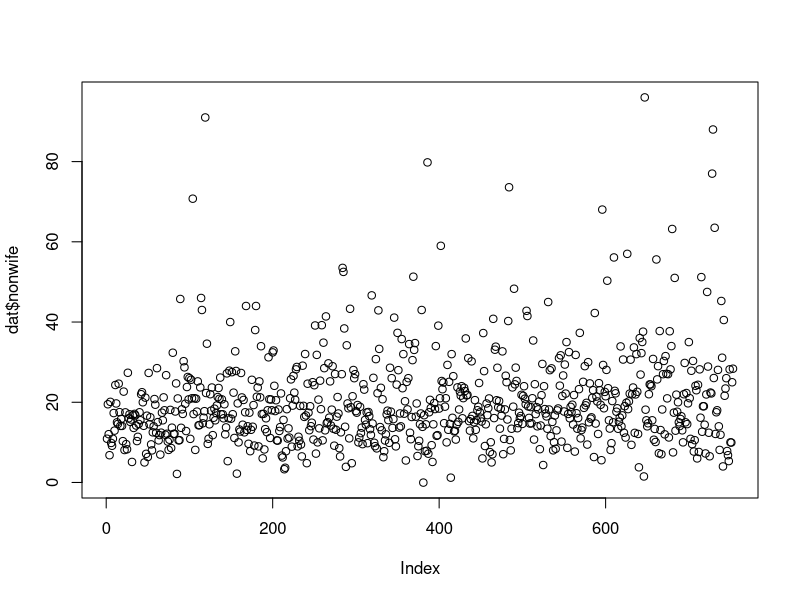
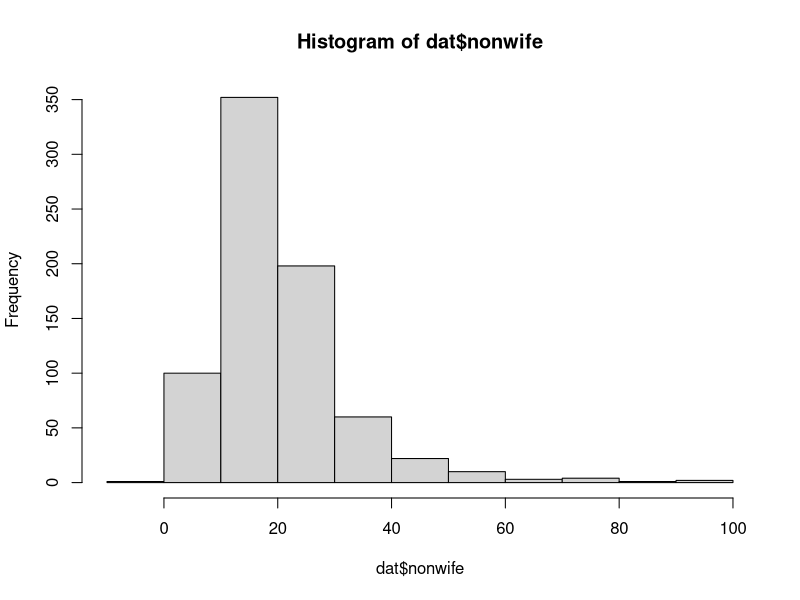
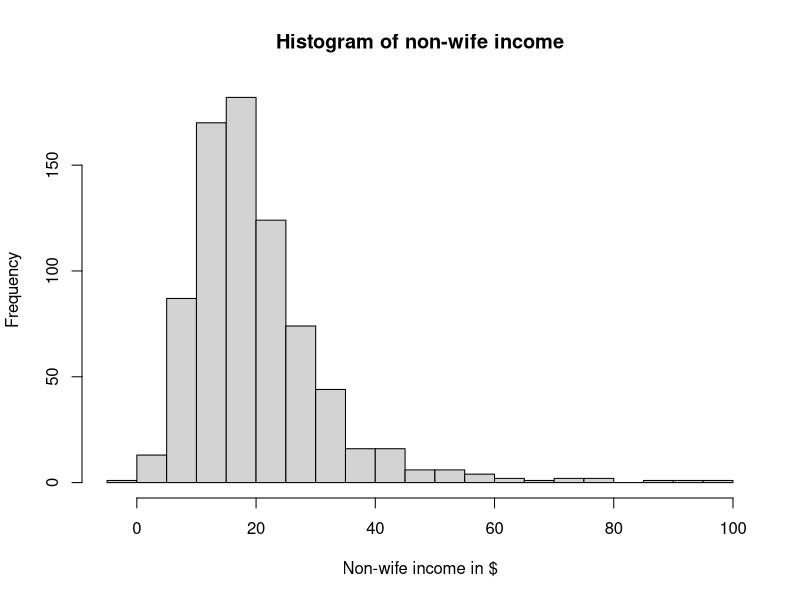
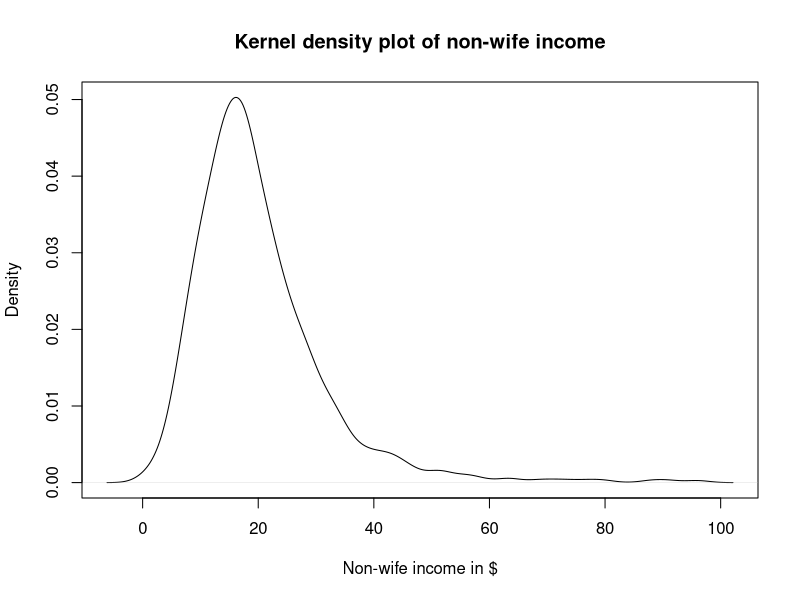
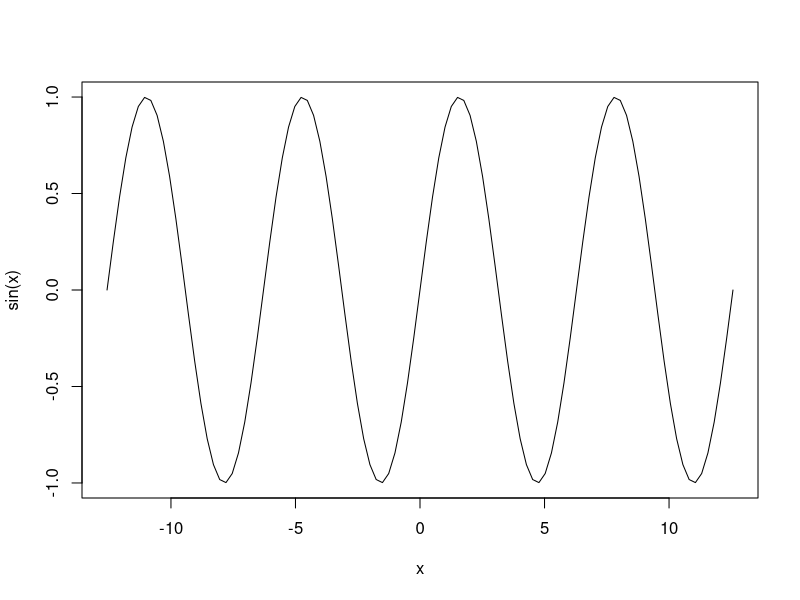
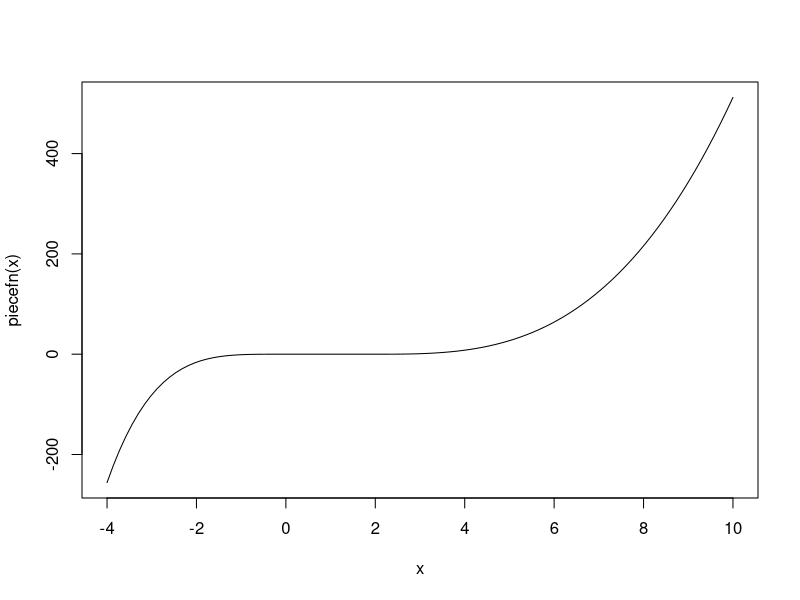
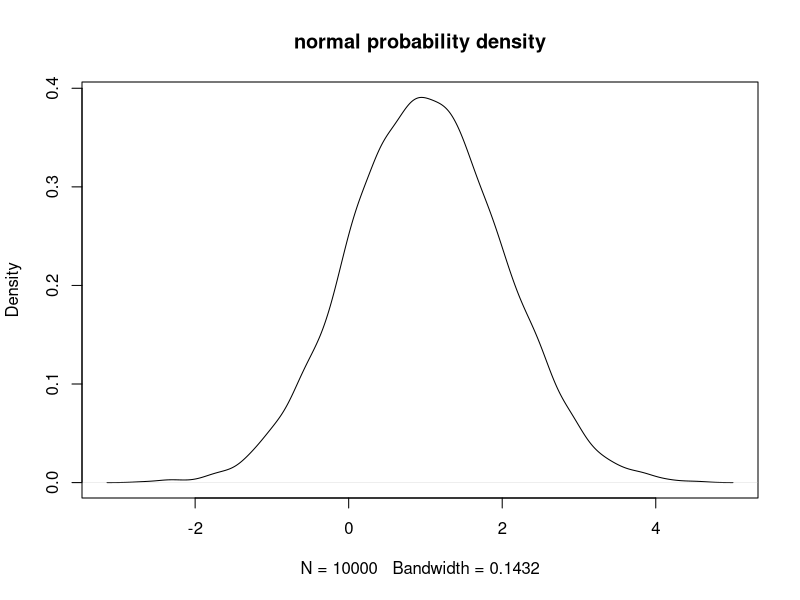
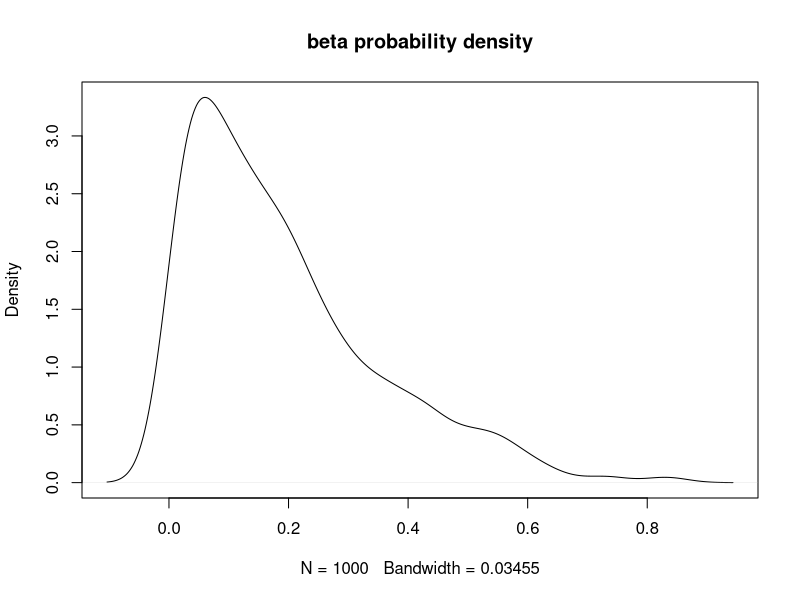

These figures' R source, in order:
#1.1_Basics_of_R

#============================================================================>
# To set working directory to the source file folder:
# Session -> Set working directory -> To Source file location
# setwd("~/Dropbox/Prog_Codes/Prog_Workshop/Session_1")
#============================================================================>
## Creating, indexing, subsetting and operating vectors

# Create a vector using concatenation

z = 1 # assign a scalar value to z
z # print out value of z to the console

v = c(0,1,7,-2) # create a vector v

w = c(1,3,-12,0) # create a vector w
#--------------------------------------------->
# Try arithmetic operations on the vectors and scalars
z + v
w + v
w*v
w/v

#--------------------------------------------->
# Index an element of a vector
w[2] # second element of w
w[10]
length(w)
#--------------------------------------------->
# Subset a vector
v[1:3] # first 3 elements of v
v[c(2,4)]

#============================================================================>
## Creating, indexing, subsetting and operating matrices

# Create a  2 x 2 matrix m

(m = matrix(c(3,-4.2,-7.1,0.95),nrow=2,ncol=2))
#--------------------------------------------->
# Fill matrix by rows; default is by column
(m = matrix(1:6, nrow=2, byrow=T))
#--------------------------------------------->
# Index 2 row
m[2,]
#--------------------------------------------->
# Index 3rd column
m[,3]
#--------------------------------------------->
# (2,3)'th element of the matrix m
m[2,3]
#--------------------------------------------->
# Arithmetic operations on Matrices
m-2

m/5
 #--------------------------------------------->
# Matrix multiplication: 
set.seed(40); M1 = matrix(runif(9),3,3); M1
set.seed(42); M2 = matrix(runif(9),3,3); M2
# Can you explain the above steps?

# M3 is the product of matrices M1 and M2
M3 = M1 %*% M2; M3
#--------------------------------------------->
# Transpose 
t(M1) # transpose of M1
#--------------------------------------------->
#determinant
det(M1) # determinant of M1
det(M2)
det(M3)
#--------------------------------------------->
# Matrix inverse
solve(M1)

#--------------------------------------------->
# Eigen values
(ev = eigen(M1))
ev$values
ev$vectors

#============================================================================>
## Creating, indexing, subsetting and operating lists
# Lists are a more flexible (than vectors and matrices) of storing objects in R

# create a vector of strings

s = c("Kofi","Kojo","Ziggy")

L = list(sc=z,v1=v,v2=w,m=m,M1=M1,M2=M2,M3=M3,s=s)
L
# Access elements of list L (either way works)
L$sc
L[[1]]

L$s
L[[8]]

L$M1
L[[5]]

#============================================================================>
## Loading data into R
# Let us load the .csv data from the working directory. This is the mroz data 
# is taken from the Jeffery Wooldridge's textbook website

dat<- read.csv("dat.csv",header = T,sep = " ")
names(dat); dim(dat) # check column names and dimension of matrix
nr = dim(dat)[[1]] # extract number of rows
nc = dim(dat)[[2]] # extract number of columns

#--------------------------------------------->
## Manipulating the data set
# create a matrix of two columns age and experience
xx = as.matrix(cbind(dat$age,dat$experience)) 

# split data set into two, even and odd-indexed rows
eI = (1:floor(nr/2))*2 # even indices; 
head(eI)
tail(eI)
#what is the function floor() doing?
eDat<- cbind(dat$y[eI],xx[eI,]) # subset even-indexed observations of y and xx
oDat<- cbind(dat$y[-eI],xx[-eI,]) # odd-indexed observations of y and xx
# NB: the negation of an index is all but those observations, odd indices in
# our case
summary(dat$y)
summary(xx)
#============================================================================>
## Plotting data in R

# simple scatter plot
plot(dat$nonwife)
#--------------------------------------------->
# plot a histogram
hist(dat$nonwife)
#--------------------------------------------->
# a histogram with 30 bins
hist(dat$nonwife, breaks=30, main = "Histogram of non-wife income",
     xlab = "Non-wife income in $")
# use "main = ", "xlab = ", "ylab = " to provide main title, label for the 
# horizontal axis and for the vertical axis respectively.
#--------------------------------------------->
# a kernel density plot (a continuous version of the histrogram)
plot(density(dat$nonwife),main = "Kernel density plot of non-wife income",
     xlab = "Non-wife income in $")
# only use kernel density plot if your variable is truly continuous
#--------------------------------------------->
# Function plots in R
curve(sin,-4*pi,4*pi)

#============================================================================>
## Logicals in R

# Logicals are useful mainly for verifying whether statements are true or 
# false

# Examples: 
# 1. Verify equality
2 == 3 # is 2 equal to 3? # Note == is logical, = assigns value to the LHS
2<3 # is 2 less than 3?
2>=3 # is 2 greater or equal to 3?
#--------------------------------------------->
which(w==0) # which element of vector w equals 0?
w[4] # extract the fourth element of w
which(v==12) # which element of vector v equals 12?
which(w%%2==0) #indices of even numbers in w
w[which(w%%2==0)] #even numbers in w
w[-which(w%%2==0)] #non-even numbers in w

#--------------------------------------------->
any(w< -1) # any element of w less than -1? NB. ensure space between < and -
w %in% v # is there any element of w in v?
all(w==v) # are vectors w and v exactly equal, i.e. element-wise?

#============================================================================>
## if/else statements

# These statements enable us to carry out a task only if conditions are 
#  satisfied.
i=3
if(w[i]<0){
  print(paste(w[i],"is a negative number"))
}else if(w[i]>0){
  print(paste(w[i],"is a positive number"))
}else{
  print(paste(w[i],"is neither positive nor negative"))
}

# change the value of i to other indices and see what happens

# a programme to print whether number is odd or even
i=3
if(w[i]%%2==0){
  print(paste(w[i],"is an even number"))
}else{
  print(paste(w[i],"is an odd number"))
}

#--------------------------------------------->
# To apply conditional execution to each element of a vector, use the function
# ifelse:

set.seed(333)
x = round(rnorm(10),2); head(x)
y = ifelse(x>0, 1, -1); head(y)
rbind(x,y) #row bind x and y


#============================================================================>
## Loops
# Loops enable a repetition of steps for a given number of times of until some
# condition is met

# for loop: suitable for a finite number of steps known before hand
sum = 0 #initialise sum
for (i in 1:10) sum = sum + i
sum
sum(1:10)

pr = 1
for(j in 1:10) pr = pr*j
pr
# Exercise: Can you run a for loop for a product of numbers 1 through 10?
#--------------------------------------------->
# For a slightly more complicated example, sum over only even numbers:
sum = 0
for (i in 1:10){ 
  if (i%%2 == 0) sum = sum + i
  } 
# the use of curly brackets for a loop is advisable if you have several steps
sum
#--------------------------------------------->
# while loop: suitable for a known stopping criterion but not the number of 
# steps

# We use a while loop to report how many steps it takes to get to position 
# greater than 10, and what that position is given random increments taken 
# from the normal distribution mean .5, standard deviation 1.
x=0
n=0
set.seed(333) 
# set seed when using random number generation for reproducibility of results
while (x <= 10) {
  n=n+1
  x=x+rnorm(1,mean=.5,sd=1)
  }

print(paste ("n = ", n, ", x = ",round(x,2) )) #print out results

#============================================================================>
## User defined functions in R

# Functions in R are key for executing tasks in an orderly way. They take input
# and give output.

# The general form of a function definition is
# f = function(x,y,...) expression involving x, y, ...
# The result of the function will be the last evaluated expression, unless 
# return() is called 

# Here’s a simple function that calculates the first three powers of a vector 
# and arranges the result as a matrix.
#--------------------------------------------->
powers = function(x) {
  matrix(c(x,x^2,x^3),nrow=length(x),ncol=3)
  }
vv = 1:5
powers(vv)
#--------------------------------------------->
# A Cobb-Douglas production function

CDP = function(K,L) (K^0.4) * (L^0.6)
# Example:
CDP(200,40)
# vary inputs and verify output

#--------------------------------------------->
# A function to compute OLS parameters
OLS<- function(y,x){
  N = length(y) #obtain number of observations
  y = matrix(y,ncol = 1) # a matrix of column length 1
  x = as.matrix(cbind(1,x)) # include 1's for the intercept term
  k=ncol(x) # number of parameters to estimate
  beta = solve(t(x)%*%x)%*%t(x)%*%y # obtain parameters (k x 1 vector)
  res = y - x%*%beta # compute residuals
  df = N - k  #degree of freedom
  sig = sum(res^2)/df #compute sigma squared
  varcov<- sig*solve(t(x)%*%x) # compute variance-covariance matrix
  m = matrix(NA,nrow = 4,ncol = k)
  m[c(1,2),] = rbind(t(beta),sqrt(diag(varcov)))
  t.stat = m[1,]/m[2,] # compute t statistics
  pval = 2*(1-pt(abs(t.stat),df)) #p values taken from the t distribution
  m[c(3,4), ] <- rbind(t.stat,pval)
  dimnames(m)[[1]]<- c("estimate", "std. error","t value","p value")
  # label the rows
  return(t(m)) # round final results to 4 decimal places
}

# Example: 
reg<-OLS(y=dat$nonwife,x=xx)
reg
round(reg,digits = 4) # round to 4 decimal places

# compare to the internal lm() R function
regI<- lm(dat$nonwife~xx)
summary(regI)

#--------------------------------------------->
# Write a log-likelihood function for the linear regression model with
# normally distributed errors

like<- function(y,x,pars){
  N = length(y) #obtain number of observations
  y = matrix(y,ncol = 1) # a matrix of column length 1
  x = as.matrix(cbind(1,x)) # include 1's for the intercept term
  k=ncol(x) # number of parameters to estimate
  np = length(pars) #obtain number of parameters (including sigma)
  beta = matrix(pars[-np],ncol = 1) #obtain column vector of parameters
  sig = pars[np]
  res<- y - x%*%beta
  ll = sum(dnorm(res,sd=sqrt(sig),log = T)) #obtain log joint likelihood
  return(ll)
}
# example:
like(y=dat$nonwife,x=xx,pars = c(rep(1,4)))
#return log likelihood value for parameter values of 1's

#--------------------------------------------->
# write and plot a piecewise function

piecefn<- function(x){
  if(x<0){
    y=-x^4
  }else if(x>2){
    y=(x-2)^3
  }else{
    y = 0
  }
  return(y)
}

piecefn=Vectorize(piecefn) # vectorize the function. why?
curve(piecefn,from = -4,to=10) #plot the curve
piecefn(-3)
piecefn(1)
piecefn(2.4)
#============================================================================>

## Generating random numbers in R
# Some times, we may want to obtain draws from a distribution or randomise
# certain operations. This can be done in a number of ways.

(x = runif(10)) # uniformly draw 10 numbers in the default interval [0,1]
# Repeat the above step a number of times. Are the numbers the same in each draw?
#--------------------------------------------->
# Now set seed to any number, say 40
set.seed(40) ; (x = runif(10))
# Repeat the above steps. What do you observe?
#--------------------------------------------->
# Make 10 000 draws from the normal distribution, mean 1, standard deviation 1
set.seed(40) ; x = rnorm(10000,mean=1,sd=1)
# Make a density plot
plot(density(x),main = "normal probability density")
#--------------------------------------------->
# Make 10 000 draws from the beta distribution
set.seed(40)
x = rbeta(1000,shape1 = 1, shape2 = 4)
plot(density(x),main = "beta probability density")

#============================================================================>
# Exercises:

# Randomly split the data set dat by rows into 3 parts




